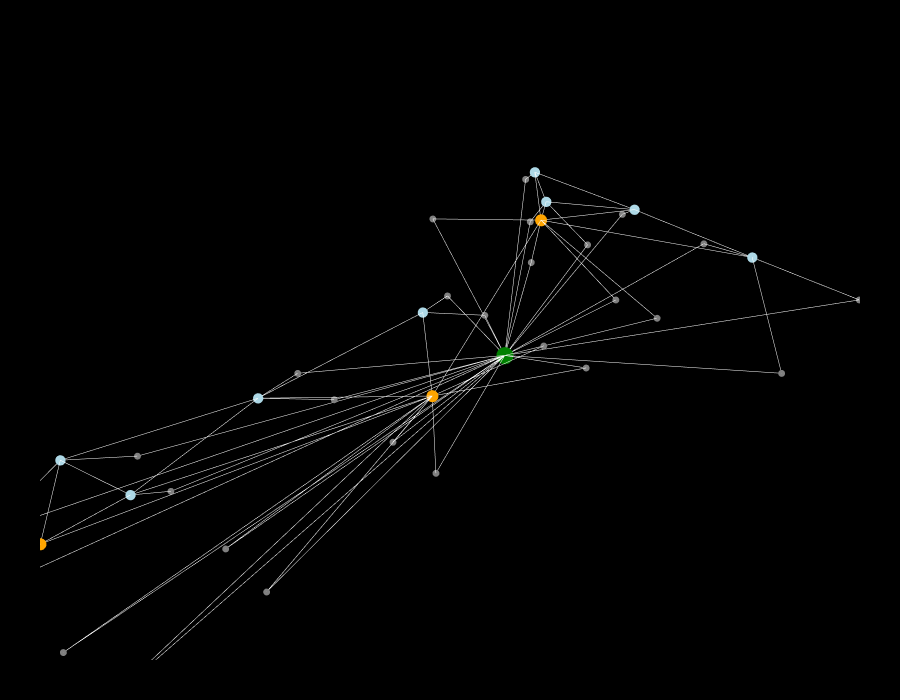

Notebook source saved alongside this figure:
### Markdown cell above
## 6. Show graph alone (no geometry)

Removes the model to make adjacency structure easier to read.

### Code cell
Topology.Show(
    graph,
    showEdges=True,
    showVertices=True,
    vertexSizeKey="size",
    vertexColorKey="color",
    edgeWidthKey="width",
    edgeColorKey="color",
    backgroundColor="black",
    width=900,
    height=700,
    renderer=renderer
)

### Figure 1 — Plotly figure (JSON) as saved in the notebook; plotly's stock layout.template omitted (floating-point values rounded to 4 significant figures; data arrays with more than 128 entries replaced by an {"elided": "..."} marker saying what was removed)
{"data": [{"hoverinfo": "text", "hovertext": [], "legendgroup": "2", "legendrank": 2, "line": {"color": "#FFFFFF", "dash": "solid", "width": 1}, "marker": {"color": "#FFFFFF", "size": 0.25, "symbol": "circle"}, "mode": "markers+lines", "name": "1: Untitled Graph (Edges)", "showlegend": false, "text": [], "type": "scatter3d", "x": {"elided": "219 float values"}, "y": {"elided": "219 float values"}, "z": {"elided": "219 float values"}}, {"customdata": ["", "", "", "", "", "", "", "", "", "", "", "", "", "", "", "", "", "", "", "", "", "", "", "", "", "", "", "", "", "", "", "", "", "", "", "", "", "", ""], "hoverinfo": "text", "hovertemplate": ["Click ", "Click ", "Click ", "Click ", "Click ", "Click ", "Click ", "Click ", "Click ", "Click ", "Click ", "Click ", "Click ", "Click ", "Click ", "Click ", "Click ", "Click ", "Click ", "Click ", "Click ", "Click ", "Click ", "Click ", "Click ", "Click ", "Click ", "Click ", "Click ", "Click ", "Click ", "Click ", "Click ", "Click ", "Click ", "Click ", "Click ", "Click ", "Click "], "hovertext": ["", "", "", "", "", "", "", "", "", "", "", "", "", "", "", "", "", "", "", "", "", "", "", "", "", "", "", "", "", "", "", "", "", "", "", "", "", "", ""], "legendgroup": "1", "legendrank": 1, "marker": {"color": ["#008000", "#808080", "#808080", "#808080", "#808080", "#808080", "#808080", "#808080", "#808080", "#808080", "#808080", "#808080", "#808080", "#808080", "#808080", "#808080", "#808080", "#808080", "#808080", "#808080", "#808080", "#808080", "#808080", "#808080", "#808080", "#808080", "#808080", "#808080", "#FFA500", "#ADD8E6", "#ADD8E6", "#ADD8E6", "#FFA500", "#FFA500", "#ADD8E6", "#ADD8E6", "#ADD8E6", "#ADD8E6", "#ADD8E6"], "line": {"width": 0}, "opacity": 1, "size": [20, 8, 8, 8, 8, 8, 8, 8, 8, 8, 8, 8, 8, 8, 8, 8, 8, 8, 8, 8, 8, 8, 8, 8, 8, 8, 8, 8, 14, 12, 12, 12, 14, 14, 12, 12, 12, 12, 12], "sizemode": "diameter", "symbol": "circle"}, "mode": "markers", "name": "1: Untitled Graph (Vertices)", "showlegend": false, "text": ["", "", "", "", "", "", "", "", "", "", "", "", "", "", "", "", "", "", "", "", "", "", "", "", "", "", "", "", "", "", "", "", "", "", "", "", "", "", ""], "textfont": {"size": 5}, "type": "scatter3d", "x": [58.82, 75.25, 75.25, 75.25, 98.75, 98.75, 98.75, 98.75, 75.25, 59.75, 34.75, 14.75, 0.25, 0.25, 0.25, 0.25, 14.75, 34.75, 59.75, 59.75, 14.75, 34.75, 59.75, 75.25, 14.75, 34.75, 85.75, 85.75, 76.5, 89.77, 89.04, 87.4, 37.5, 2.5, 7.5, 25, 47.5, 10, 82], "y": [12.18, 0.25, 21.75, 42.75, 42.75, 21.75, 6.75, -16.75, -16.75, 0.25, 0.25, 0.25, 0.25, 6.75, 16.75, 23.75, 23.75, 23.75, 23.75, 16.75, 6.75, 6.75, 6.75, 6.75, 16.75, 16.75, 19.25, 30.75, 21.5, 33.67, 14.01, -5.322, 3.5, 12, 20.5, 15.5, 15.5, 12, 25], "z": [-2.25, 1.5, 1.5, 1.5, 1.5, 1.5, 1.5, 1.5, 1.5, 1.5, 1.5, 1.5, 1.5, 1.5, 1.5, 1.5, 1.5, 1.5, 1.5, 1.5, 1.5, 1.5, 1.5, 1.5, 1.5, 1.5, 1.5, 1.5, 8, 8, 8, 8, 8, 8, 8, 8, 8, 8, 8]}], "layout": {"autosize": true, "height": 700, "margin": {"b": 40, "l": 40, "r": 40, "t": 40}, "paper_bgcolor": "#000000", "plot_bgcolor": "#000000", "scene": {"aspectmode": "data", "camera": {"center": {"x": 0, "y": 0, "z": 0}, "eye": {"x": -1.25, "y": -1.25, "z": 1.25}, "projection": {"type": "perspective"}, "up": {"x": 0, "y": 0, "z": 1}}, "xaxis": {"visible": false}, "yaxis": {"visible": false}, "zaxis": {"visible": false}}, "showlegend": true, "width": 900, "xaxis": {"showgrid": false, "visible": false, "zeroline": false}, "yaxis": {"showgrid": false, "visible": false, "zeroline": false}}}
